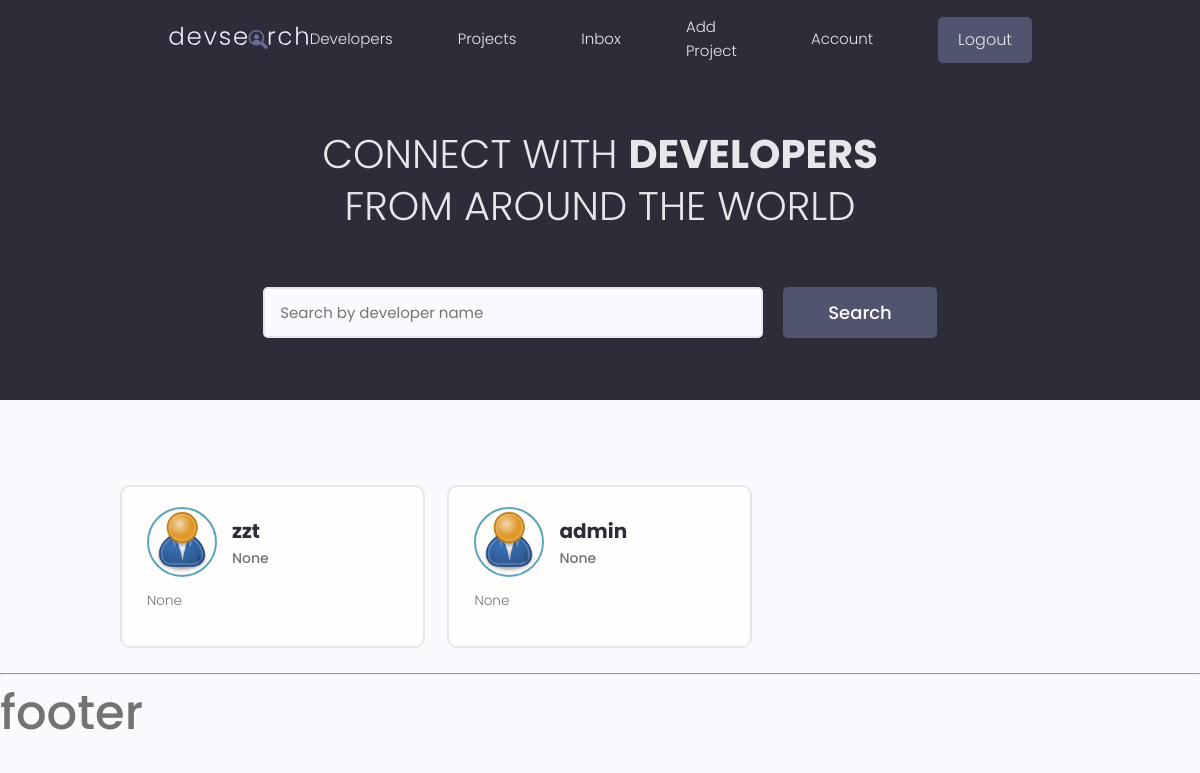
/users/ (signed in), run on the app's committed database.
### users/models.py (models this page shows, shortened)
class Profile(models.Model):
    user = models.OneToOneField(User, on_delete=models.CASCADE, null=True)
    name = models.CharField(max_length=200, blank=True, null=True)
    username = models.CharField(max_length=200, blank=True, null=True)
    email = models.EmailField(max_length=500, blank=True, null=True)
    short_intro = models.CharField(max_length=200, blank=True, null=True)
    location = models.CharField(max_length=200, blank=True, null=True)
    bio = models.TextField(blank=True, null=True)
    profile_image = models.ImageField(null=True, blank=True,
                                      upload_to='profiles/', default='profiles/user-default.png')
    social_github = models.CharField(max_length=200, blank=True, null=True)
    social_twitter = models.CharField(max_length=200, blank=True, null=True)
    social_linkedin = models.CharField(max_length=200, blank=True, null=True)
    social_youtube = models.CharField(max_length=200, blank=True, null=True)
    social_website = models.CharField(max_length=200, blank=True, null=True)
    created = models.DateTimeField(auto_now_add=True)
    id = models.UUIDField(default=uuid.uuid4, unique=True,
                          primary_key=True, editable=False)
    class Meta:
        ordering = ['created']

### users/views.py (the view)
# urls.py: path('', views.profiles, name='profiles'),
def profiles(request):
    profiles, search_query = searchProfiles(request)
    profiles, custom_range, num_pages = paginateQuerysets(request, profiles, 3)
    context = {
        'profiles': profiles,
        'search_query': search_query,
        'custom_range': custom_range,
        'num_pages': num_pages,
    }
    return render(request, 'users/profiles.html', context)

### projects/utils.py (called while the page is built)
def paginateQuerysets(request, querysets, results):
    page = request.GET.get('page')
    results = results
    paginator = Paginator(querysets, results)
    num_pages = paginator.num_pages
    try:
        querysets = paginator.page(page)
    except PageNotAnInteger:
        page = 1
        querysets = paginator.page(page)
    except EmptyPage:
        page = paginator.num_pages
        querysets = paginator.page(page)
    leftIndex = (int(page) - 4)
    if leftIndex < 1:
        leftIndex = 1
    rightIndex = (int(page) + 5)
    if rightIndex > paginator.num_pages:
        rightIndex = paginator.num_pages
    custome_range = range(leftIndex, rightIndex + 1)
    return querysets, custome_range, num_pages

### users/utils.py (called while the page is built)
def searchProfiles(request):
    search_query = ''
    if request.GET.get('search_query'):
        search_query = request.GET.get('search_query')
    skills = Skill.objects.filter(name__icontains=search_query)
    profiles = Profile.objects.distinct().filter(Q(name__icontains=search_query) |
                                                 Q(short_intro__icontains=search_query) |
                                                 Q(skill__in=skills))
    return profiles, search_query

### users/templates/users/profiles.html (shortened to what this page needs)
{% extends 'main.html' %}
{% block content %}
    <main class="home">
        <section class="hero-section text-center">
            <div class="container container--narrow">
                <div class="hero-section__box">
                    <h2>CONNECT WITH <span>DEVELOPERS</span></h2>
                    <h2>FROM AROUND THE WORLD</h2>
                </div>
                <div class="hero-section__search">
                    <form id="searchForm" class="form" action="{% url 'profiles' %}" method="get">
                        <div class="form__field">
                            <input class="input input--text" id="formInput#search" type="text" name="search_query"
                                   value="{{ search_query }}" placeholder="Search by developer name"/>
                        </div>
                        <input class="btn btn--sub btn--lg" type="submit" value="Search"/>
                    </form>
                </div>
            </div>
        </section>
        <section class="devlist">
            <div class="container">
                <div class="grid grid--three">
                    {% for profile in profiles %}
                        <div class="column card">
                            <div class="dev">
                                <a href="{% url 'user-profile' profile.id %}" class="card__body">
                                    <div class="dev__profile">
                                        <img class="avatar avatar--md" src="{{ profile.profile_image.url }}"
                                             alt="image"/>
                                        <div class="dev__meta">
                                            <h3>{{ profile.name }}</h3>
                                            <h5>{{ profile.short_intro }}</h5>
                                        </div>
                                    </div>
                                    <p class="dev__info">
                                        {{ profile.bio|slice:'60' }}
                                    </p>
                                </a>
                            </div>
                        </div>
                    {% endfor %}
                </div>
            </div>
        </section>
    </main>
{% endblock content %}

### static/styles/app.css (style rules this page uses)
:root { --color-sub: #2d2d39; }
.btn--sub { background-color: var(--color-sub-light); }
.card { border: 2px solid var(--color-light); }
img { width: 100%; }
.hero-section { height: 40vh; display: flex; align-items: center; background-color: var(--color-sub); }
.hero-section__box { margin-bottom: 4rem; }
.hero-section__box > h2, .hero-section__box > h2 > span { font-size: 4rem; color: var(--color-light); line-height: 1.3; text-transform: uppercase; }
.hero-section__box > h2 { font-weight: 300; }
.hero-section__box > h2 > span { font-weight: 700; }
.hero-section__search > .form { display: flex; align-items: center; justify-content: center; gap: 2rem; }
.hero-section__search > .form input.input--text { width: 50rem; }
.devlist { margin-top: 8rem; }
.devlist .grid { align-items: stretch; }
.devlist .dev .dev__profile { display: flex; align-items: center; gap: 1.5rem; }
.devlist .dev .dev__meta h3 { color: var(--color-sub); font-size: 2rem; font-weight: 700; }
.devlist .dev .dev__meta h5 { color: var(--color-text); font-size: 1.4rem; font-weight: 500; }
.devlist .dev .dev__info { margin: 1.5rem 0; font-size: 1.35rem; line-height: 1.4; text-align: justify; }

### static/uikit/styles/modules/_variables.css (style rules this page uses)
:root { --color-main: #5aa5b9; --color-main-light: #e6faff; --color-sub: #3f4156; --color-sub-light: #51546e; --color-sub-lighter: #ededfd; --color-text: #737373; --color-gray: #8b8b8b; --color-light: #e5e7eb; --color-light-gray: #767676; --color-bg: #f8fafd; --color-white: #fffefd; --color-white-light: #f3f3f3; --color-success: #359e64; --color-success-bg: #def8e8; --color-error: #fc4b0b; --color-error-bg: #fff2ee; --font-base: 'Poppins', arial, helvetica, 'Segoe UI', roboto, ubuntu, sans-serif; --font-monospace: 'Fira Code', 'Courier New', courier, monospace; --font-regular: 300; --font-medium: 500; --font-bold: 700; --generic-shadow: 1px 1px 5px #00000010; --generic-transition: all 0.3s ease-in-out; }

### static/uikit/styles/modules/_base.css (style rules this page uses)
* { margin: 0; padding: 0; box-sizing: border-box; text-rendering: optimizeLegibility; color: inherit; font-size: inherit; }
html { font-size: 50%; }
@media only screen and (min-width: 480px) { html { font-size: 56.25%; } }
@media only screen and (min-width: 1200px) { html { font-size: 62.5%; } }
body { line-height: 1.6; font-weight: 400; font-size: 1.5rem; color: var(--color-text); background-color: var(--color-bg); min-height: 100vh; }

### static/uikit/styles/modules/_typography.css (style rules this page uses)
* { font-family: var(--font-base); }
h2 { font-size: 3.6rem; font-weight: var(--font-bold); }
h3 { font-size: 3.2rem; font-weight: var(--font-medium); }
h5 { font-size: 2.4rem; font-weight: var(--font-medium); }
h5, h6 { font-weight: var(--font-regular); }
p, span, strong { font-size: 1.6rem; color: var(--color-text); font-weight: var(--font-regular); }
a { padding-bottom: 2px; text-decoration: none; display: inline-block; color: var(--color-main); font-weight: var(--font-medium); }

### static/uikit/styles/modules/_utilities.css (style rules this page uses)
.container { width: 92%; max-width: 165rem; margin: 0 auto; box-sizing: border-box; }
.container--narrow { width: 92%; max-width: 120rem; }
@media screen and (min-width: 1000px) { .container { width: 90%; } }
@media screen and (min-width: 1000px) { .container--narrow { width: 85%; } }
@media screen and (min-width: 1200px) { .container { width: 80%; } }
@media screen and (min-width: 1200px) { .container--narrow { width: 72%; } }
.text-center { text-align: center; }

### static/uikit/styles/modules/_avatar.css (style rules this page uses)
.avatar { border-radius: 50%; border: 2px solid var(--color-main); object-fit: cover; }
.avatar--md { height: 7rem; width: 7rem; }

### static/uikit/styles/modules/_button.css (style rules this page uses)
.btn { display: inline-block; position: relative; cursor: pointer; background-color: var(--color-light); font-weight: var(--font-medium); color: var(--color-sub); text-decoration: none; padding: 1rem 2rem; border-radius: 0.5rem; border: none; width: -webkit-fit-content; width: -moz-fit-content; width: fit-content; height: -webkit-fit-content; height: -moz-fit-content; height: fit-content; font-size: 1.6rem; outline-width: 0; outline-color: transparent; -webkit-backface-visibility: hidden; backface-visibility: hidden; transition: all 0.3s ease-in-out; }
.btn--sub { background-color: var(--color-sub); color: var(--color-white); }
.btn--lg { font-size: 1.8rem; padding: 1.2rem 4.5rem; }

### static/uikit/styles/modules/_card.css (style rules this page uses)
.card { border-radius: 1rem; background-color: var(--color-white); border: 1.5px solid var(--color-light); width: auto; height: auto; margin-top: 0.5rem; margin-bottom: 0.5rem; overflow: hidden; }
.card__body, .card__header { padding: 2rem 2.5rem; }

### data on the page
Profile: profile_image (placeholder picture), name "zzt", short_intro "None", bio "None"
Profile: profile_image (placeholder picture), name "admin", short_intro "None", bio "None"
